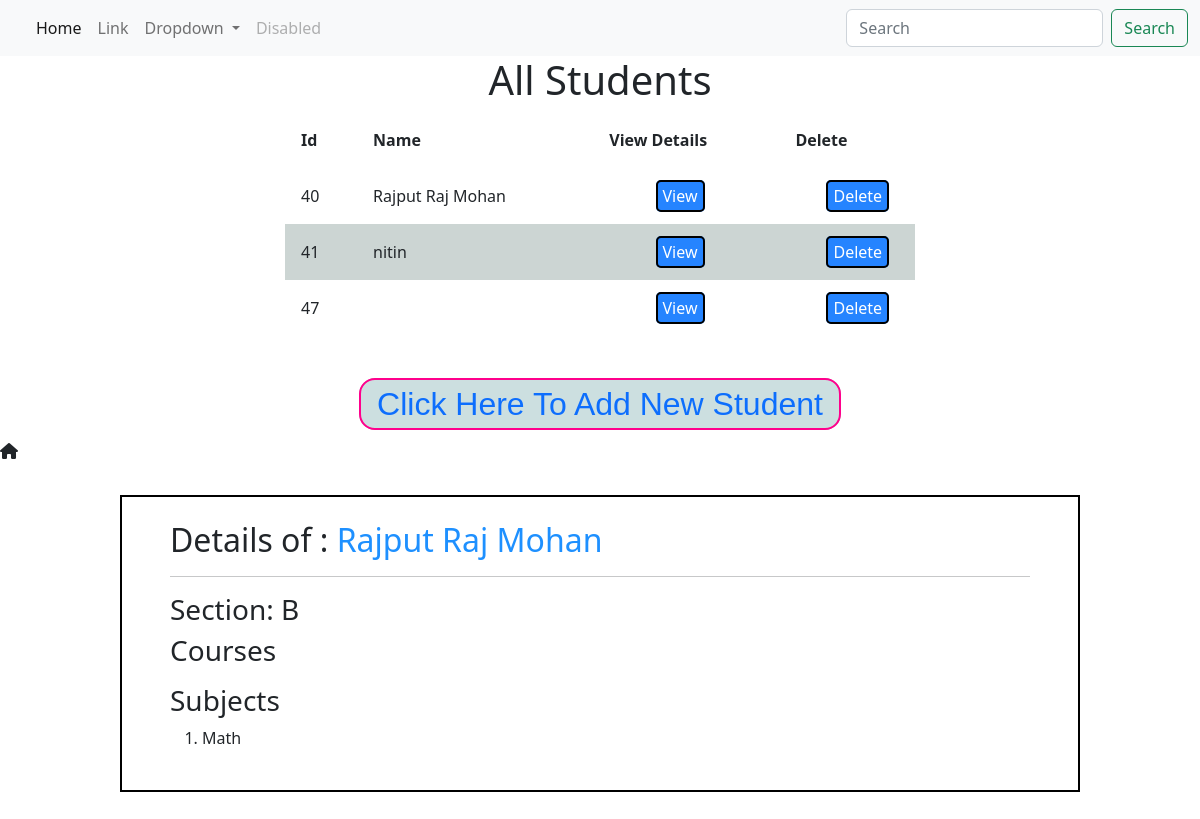
/show/40/, run on the app's committed database.
### core/models.py (models this page shows, shortened)
class Student(models.Model):
    student_name = models.CharField(max_length=100, default="")

class Section(models.Model):
    student = models.OneToOneField(
        Student, on_delete=models.CASCADE, related_name="section",)
    select_section = (
        ("A", "A"),
        ("B", "B"),
        ("C", "C"),
        ("D", "D"),
        ("E", "E")
    )
    section_name = models.CharField(max_length=10, choices=select_section)

class Subject(models.Model):
    select_subject = (
        ("Hindi", "Hindi"),
        ("English", "English"),
        ("Math", "Math"),
        ("Physics", "Physics"),
        ("Social Science", "Social Science"),
        ("Chemistry", "Chemistry"),
    )
    student = models.ManyToManyField(Student, related_name="subject")
    subject_name = models.CharField(max_length=30, choices=select_subject)

### core/views.py (the view)
# urls.py: path("show/<int:id>/", views.show, name="show"),
def show(request, id):
    students = Student.objects.all()
    student = Student.objects.get(pk=id)
    context = {
        'students': students,
        'student': student
    }
    return render(request, "core/home.html", context)

### core/templates/core/home.html (shortened to what this page needs)
{% extends 'core/base.html' %}
{% block content %}
<center>
    <h1>All Students</h1>
</center>
<div class="container-student">
    <table>
        <head>
            <tr>
                <th>Id</th>
                <th>Name</th>
                <th>View Details</th>
                <th>Delete</th>
            </tr>
        </head>
        <tbody>
            {% for student in students %}
            <tr>
                <td>{{student.id}}</td>
                <td>{{student.student_name}}</td>
                <td class="center"><a href="{% url 'show' student.id %}">View</a></td>
                <td class="center"><a href="{% url 'delete' student.id %}">Delete</a></td>
            </tr>
            {% endfor %}
        </tbody>
    </table>
</div>
<h2 class="click-here text-danger">
    <a href="{% url 'addstudent' %}">Click Here To add new student
    </a>
</h2>
<i class="fa-solid fa-house"></i>
{% if student %}
<div class="details">
    <h2 class="name">Details of : <span>{{student.student_name}}</span></h2>
    <hr>
    <h3>Section: {{student.section.section_name}}</h3>
    <h3>Courses</h3>
    <h3>Subjects</h3>
    <ol>
        {% for sub in student.subject.all %}
        <li>{{ sub.subject_name }}</li>
        {% endfor %}
    </ol>
</div>
{% endif %}
{% endblock content %}

### core/static/css/core.css (style rules this page uses)
:root { --color-primary: #2584ff; --color-secondary: rgb(69, 255, 140); }
h1 { animation: heading 4s linear infinite alternate; font-size: 3rem; }
table a { text-decoration: none; border: 2px solid black; color: rgb(255, 255, 255); padding: 3px 5px; border-radius: 5px; background-color: var(--color-primary); position: relative; left: 30%; transition: all 200ms; }
table { border-collapse: collapse; padding: 12px; width: 90%; margin: auto; }
.container-student { margin: auto; width: clamp(600px, 60%, 700px); }
.click-here { margin: auto; margin-top: 2rem; padding: 1rem; }
.click-here { width: 80%; text-align: center; }
tr:nth-child(even) { background-color: #ccd5d3; }
tr { transition: all 500ms; }
.click-here a { text-decoration: none; background-color: rgb(204, 223, 224); border: rgb(255, 0, 140) solid 2px; padding: .4rem 1rem; border-radius: 1rem; text-transform: capitalize; font-family: Arial, Helvetica, sans-serif; }
tr, th, td { border: 1px solid; padding: 1rem; }
.details { width: 80%; margin: 2rem auto; border: 2px solid black; padding: 1.5rem 3rem; }
.details .name span { color: dodgerblue; font-weight: normal; }

### data on the page
Student: id "40", student_name "Rajput Raj Mohan", section.section_name "B"
Student: id "41", student_name "nitin"
Student: id "47"
Subject: subject_name "Math"
